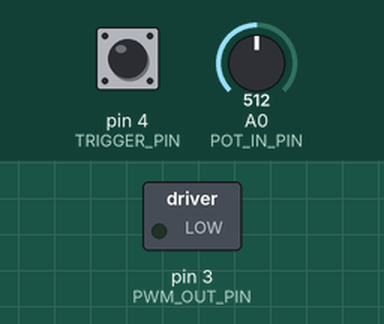
Bench run of a sketch on a simulated Arduino Uno, built with avr-gcc and run on an emulated ATmega328P. Shown: switched loads named in the sketch (green lamp = pin HIGH). Inputs (shaded band) come from the test bench; at power-on: pin 4 (TRIGGER_PIN) HIGH, A0 (POT_IN_PIN) = 512.

Above: at 1.2 s.
1.3 s: pin 4 (TRIGGER_PIN) pulled LOW for 1 s
At 2.0 s:
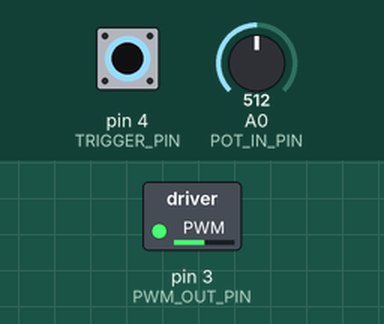
3.8 s: pin 4 (TRIGGER_PIN) pulled LOW for 0.15 s
At 3.9 s:
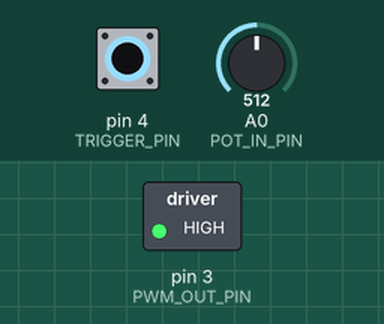
5.5 s: pin 4 (TRIGGER_PIN) pulled LOW for 3.2 s
At 6.4 s:
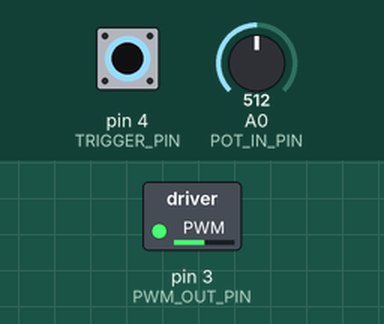
Timing chart, 0 to 10.2 s (numbered marks = the images above; inputs shaded):
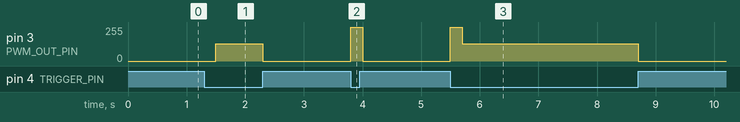

The sketch:

nerf-pwm-motor-control.ino
```cpp
// By Monty C
// Compelted Fri - 10/06/17
//
// Arduino sketch for PWM motor control in flywheel NERF blasters.
//
// Requires potentieometer and switch as input, ouput needs to be MOSFET since relays are too slow for PWM. Acceleration
// time included to combat complete motor stall. Without sufficent power, motor might not even be able to power up at a low
// duty cycle, so a burst of 100% duty cycle is used to accerlerate the motor from stall. Once motor is spinning, PWM kicks
// in for variable velocity control.
//
//
// Using  Button library for Arduino: https://github.com/JChristensen/Button
//


#include <Button.h>				//library for dealing with buttons

#define POT_IN_PIN 0			//pin for poteniometer as input
#define PWM_OUT_PIN 3 			//pin for pwm, using pin 3 for less audible noise
#define TRIGGER_PIN 4			//pin for trigger
#define MOTOR_ACCEL_TIME 200	//time to allow motor to reach full speed, in ms. May need to be adjusted depending on motor torque

Button triggerBtn (TRIGGER_PIN, true, true, 25);		//button class, invert and internal pullups with 20 ms debounce time

boolean hasAccelerated = false;		//boolean to check if motor spinning at full speed

void setup() {

}

void loop () {
    triggerBtn.read();                                          //read trigger so later can check if pressed/released
	if(triggerBtn.isPressed() && !hasAccelerated) {				//when trigger first pressed
		digitalWrite(PWM_OUT_PIN, HIGH);						//motor at full power
		delay(MOTOR_ACCEL_TIME);								//allow motor to reach full speed
		hasAccelerated = true;									//allow pwm
	} else if (triggerBtn.isPressed() && hasAccelerated) {		//if trigger pressed
		analogWrite(PWM_OUT_PIN, analogRead(POT_IN_PIN)/4);		//write PWM depending on pot value
	} else if (triggerBtn.wasReleased()) {						//when trigger released
		digitalWrite(PWM_OUT_PIN, LOW);							//turn motor off
		hasAccelerated = false;									//reset flag to check for acceleration
	}
}
```

Measured:
- after the input at 1.3 s, pin 3 (PWM_OUT_PIN): 0/255 → 128/255 after 0.20 s, → 0/255 0.80 s later
- after the input at 3.8 s, pin 3 (PWM_OUT_PIN): 0/255 → 255/255 at once, → 0/255 0.20 s later
- after the input at 5.5 s, pin 3 (PWM_OUT_PIN): 0/255 → 255/255 at once, → 128/255 0.20 s later, → 0/255 3.0 s later
